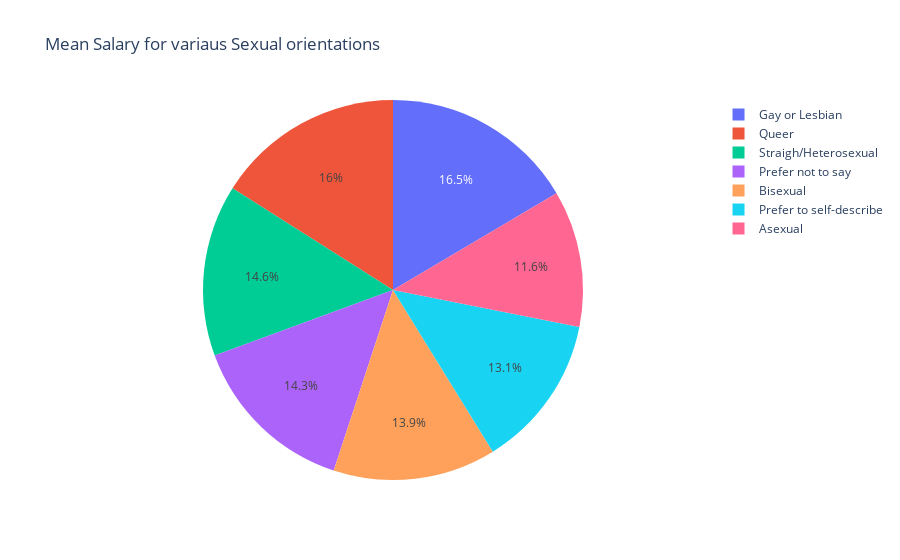

The cell this chart's notebook holds for it:
### Code cell
# fig,ax = plt.pie(1,1,)
# plt.figure(figsize=(12,10))
# plt.pie(df.Gender.value_counts(),labels=df.Gender.value_counts().index,
#         rotatelabels=75,explode = [0.1,0.3,0.5,0.6,0.9,0.7],autopct = '%.2f')
# plt.legend(df.Gender.value_counts().index)
# plt.title("Gender distribution among users who took the survey")

px.pie(data_frame =sexuality_dist,names= 'Sexuality',values = "salary",title = "Mean Salary for variaus Sexual orientations")

### Figure 1 — Plotly figure (JSON) as saved in the notebook; plotly's stock layout.template omitted (floating-point values rounded to 4 significant figures)
{"data": [{"domain": {"x": [0, 1], "y": [0, 1]}, "hovertemplate": "Sexuality=%{label}<br>salary=%{value}<extra></extra>", "labels": ["Asexual", "Bisexual", "Gay or Lesbian", "Prefer not to say", "Prefer to self-describe", "Queer", "Straigh/Heterosexual"], "legendgroup": "", "name": "", "showlegend": true, "type": "pie", "values": [54880.0, 65460.0, 77950.0, 67750.0, 61800.0, 75660.0, 68960.0]}], "layout": {"legend": {"tracegroupgap": 0}, "title": {"text": "Mean Salary for variaus Sexual orientations"}}}
